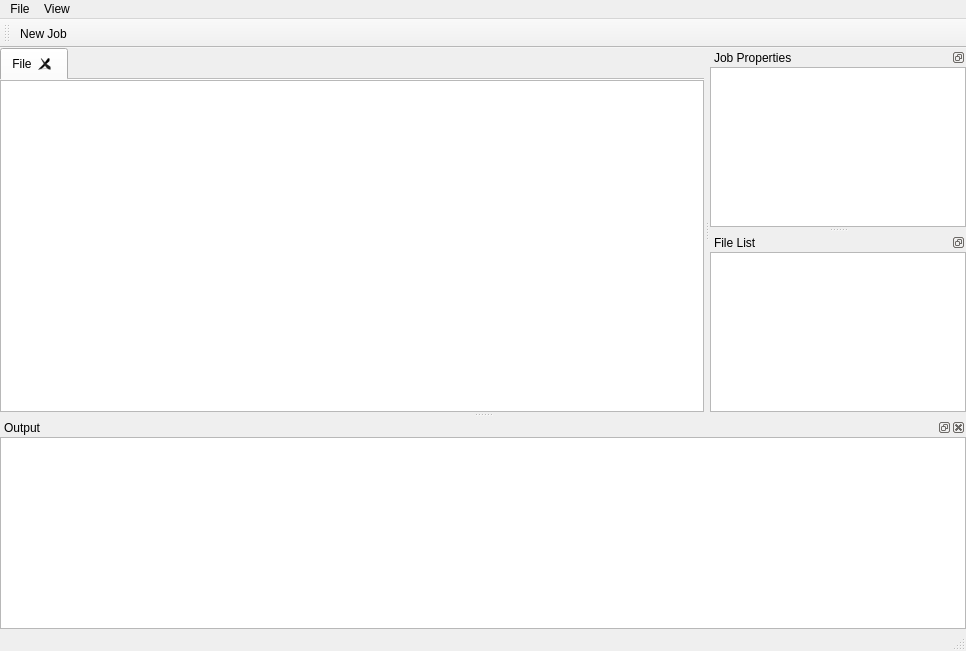
<?xml version="1.0" encoding="UTF-8"?>
<ui version="4.0">
 <class>MainWindow_MailPrep</class>
 <widget class="QMainWindow" name="MainWindow_MailPrep">
  <property name="geometry">
   <rect>
    <x>0</x>
    <y>0</y>
    <width>966</width>
    <height>651</height>
   </rect>
  </property>
  <property name="minimumSize">
   <size>
    <width>659</width>
    <height>397</height>
   </size>
  </property>
  <property name="windowTitle">
   <string>Mail Prep</string>
  </property>
  <widget class="QWidget" name="centralwidget">
   <layout class="QVBoxLayout" name="verticalLayout">
    <property name="spacing">
     <number>0</number>
    </property>
    <property name="leftMargin">
     <number>0</number>
    </property>
    <property name="topMargin">
     <number>0</number>
    </property>
    <property name="rightMargin">
     <number>0</number>
    </property>
    <property name="bottomMargin">
     <number>0</number>
    </property>
    <item>
     <widget class="QTabWidget" name="tabWidget_fileContentDisplayTabWidget">
      <property name="documentMode">
       <bool>true</bool>
      </property>
      <property name="tabsClosable">
       <bool>true</bool>
      </property>
      <property name="movable">
       <bool>true</bool>
      </property>
      <widget class="QWidget" name="tab_fileContentDisplayTab">
       <attribute name="title">
        <string>File</string>
       </attribute>
       <layout class="QVBoxLayout" name="verticalLayout_2">
        <property name="spacing">
         <number>0</number>
        </property>
        <property name="leftMargin">
         <number>0</number>
        </property>
        <property name="topMargin">
         <number>0</number>
        </property>
        <property name="rightMargin">
         <number>0</number>
        </property>
        <property name="bottomMargin">
         <number>0</number>
        </property>
        <item>
         <widget class="QTableView" name="tableView_fileContents"/>
        </item>
       </layout>
      </widget>
     </widget>
    </item>
   </layout>
  </widget>
  <widget class="QMenuBar" name="menubar">
   <property name="geometry">
    <rect>
     <x>0</x>
     <y>0</y>
     <width>966</width>
     <height>20</height>
    </rect>
   </property>
   <widget class="QMenu" name="menu_MailPrep">
    <property name="title">
     <string>File</string>
    </property>
    <addaction name="actionNewJob"/>
    <addaction name="actionClose"/>
    <addaction name="separator"/>
    <addaction name="actionExit"/>
   </widget>
   <widget class="QMenu" name="menuView">
    <property name="title">
     <string>View</string>
    </property>
    <addaction name="actionOutputToggleVisibility"/>
   </widget>
   <addaction name="menu_MailPrep"/>
   <addaction name="menuView"/>
  </widget>
  <widget class="QStatusBar" name="statusbar"/>
  <widget class="QDockWidget" name="dockWidget_jobProperties">
   <property name="floating">
    <bool>false</bool>
   </property>
   <property name="features">
    <set>QDockWidget::DockWidgetFloatable|QDockWidget::DockWidgetMovable</set>
   </property>
   <property name="allowedAreas">
    <set>Qt::LeftDockWidgetArea|Qt::RightDockWidgetArea</set>
   </property>
   <property name="windowTitle">
    <string>Job Properties</string>
   </property>
   <attribute name="dockWidgetArea">
    <number>2</number>
   </attribute>
   <widget class="QWidget" name="dockWidgetContents_jobProperties">
    <layout class="QVBoxLayout" name="verticalLayout_3">
     <property name="spacing">
      <number>0</number>
     </property>
     <property name="leftMargin">
      <number>0</number>
     </property>
     <property name="topMargin">
      <number>0</number>
     </property>
     <property name="rightMargin">
      <number>0</number>
     </property>
     <property name="bottomMargin">
      <number>0</number>
     </property>
     <item>
      <widget class="QTreeView" name="treeView_jobProperties"/>
     </item>
    </layout>
   </widget>
  </widget>
  <widget class="QToolBar" name="toolBar">
   <property name="windowTitle">
    <string>toolBar</string>
   </property>
   <attribute name="toolBarArea">
    <enum>TopToolBarArea</enum>
   </attribute>
   <attribute name="toolBarBreak">
    <bool>false</bool>
   </attribute>
   <addaction name="actionNewJob"/>
  </widget>
  <widget class="QDockWidget" name="dockWidget_output">
   <property name="enabled">
    <bool>true</bool>
   </property>
   <property name="windowTitle">
    <string>Output</string>
   </property>
   <attribute name="dockWidgetArea">
    <number>8</number>
   </attribute>
   <widget class="QWidget" name="dockWidgetContents">
    <layout class="QVBoxLayout" name="verticalLayout_4">
     <property name="spacing">
      <number>0</number>
     </property>
     <property name="leftMargin">
      <number>0</number>
     </property>
     <property name="topMargin">
      <number>0</number>
     </property>
     <property name="rightMargin">
      <number>0</number>
     </property>
     <property name="bottomMargin">
      <number>0</number>
     </property>
     <item>
      <widget class="QPlainTextEdit" name="plainTextEdit_output"/>
     </item>
    </layout>
   </widget>
  </widget>
  <widget class="QDockWidget" name="dockWidget__fileList">
   <property name="features">
    <set>QDockWidget::DockWidgetFloatable|QDockWidget::DockWidgetMovable</set>
   </property>
   <property name="allowedAreas">
    <set>Qt::LeftDockWidgetArea|Qt::RightDockWidgetArea</set>
   </property>
   <property name="windowTitle">
    <string>File List</string>
   </property>
   <attribute name="dockWidgetArea">
    <number>2</number>
   </attribute>
   <widget class="QWidget" name="dockWidgetContents_fileList">
    <layout class="QVBoxLayout" name="verticalLayout_5">
     <property name="spacing">
      <number>0</number>
     </property>
     <property name="leftMargin">
      <number>0</number>
     </property>
     <property name="topMargin">
      <number>0</number>
     </property>
     <property name="rightMargin">
      <number>0</number>
     </property>
     <property name="bottomMargin">
      <number>0</number>
     </property>
     <item>
      <widget class="QTreeView" name="treeView_fileList">
       <property name="sizePolicy">
        <sizepolicy hsizetype="Minimum" vsizetype="Expanding">
         <horstretch>0</horstretch>
         <verstretch>0</verstretch>
        </sizepolicy>
       </property>
       <property name="minimumSize">
        <size>
         <width>200</width>
         <height>0</height>
        </size>
       </property>
       <property name="baseSize">
        <size>
         <width>400</width>
         <height>0</height>
        </size>
       </property>
      </widget>
     </item>
    </layout>
   </widget>
  </widget>
  <action name="actionExit">
   <property name="text">
    <string>E&amp;xit</string>
   </property>
  </action>
  <action name="actionBrowseCustomCampus">
   <property name="text">
    <string>BrowseCustomCampus</string>
   </property>
   <property name="toolTip">
    <string>Browse Custom Campus</string>
   </property>
  </action>
  <action name="actionOpenJob">
   <property name="text">
    <string>OpenJob</string>
   </property>
   <property name="toolTip">
    <string>Create / Open Job</string>
   </property>
  </action>
  <action name="actionCloseJob">
   <property name="text">
    <string>CloseJob</string>
   </property>
   <property name="toolTip">
    <string>Close Job</string>
   </property>
   <property name="shortcut">
    <string>Ctrl+W</string>
   </property>
  </action>
  <action name="actionClose">
   <property name="enabled">
    <bool>false</bool>
   </property>
   <property name="text">
    <string>&amp;Close</string>
   </property>
  </action>
  <action name="actionAddFiles">
   <property name="text">
    <string>AddFiles</string>
   </property>
   <property name="toolTip">
    <string>Add Files</string>
   </property>
  </action>
  <action name="actionNewJob">
   <property name="text">
    <string>&amp;New Job</string>
   </property>
   <property name="toolTip">
    <string>New Job</string>
   </property>
   <property name="shortcut">
    <string>Ctrl+N</string>
   </property>
  </action>
  <action name="actionOutputToggleVisibility">
   <property name="checkable">
    <bool>true</bool>
   </property>
   <property name="text">
    <string>&amp;Output</string>
   </property>
   <property name="toolTip">
    <string>Output Toggle Visibility</string>
   </property>
  </action>
 </widget>
 <resources/>
 <connections>
  <connection>
   <sender>actionExit</sender>
   <signal>triggered()</signal>
   <receiver>MainWindow_MailPrep</receiver>
   <slot>close()</slot>
   <hints>
    <hint type="sourcelabel">
     <x>-1</x>
     <y>-1</y>
    </hint>
    <hint type="destinationlabel">
     <x>290</x>
     <y>198</y>
    </hint>
   </hints>
  </connection>
  <connection>
   <sender>actionOutputToggleVisibility</sender>
   <signal>toggled(bool)</signal>
   <receiver>dockWidget_output</receiver>
   <slot>setVisible(bool)</slot>
   <hints>
    <hint type="sourcelabel">
     <x>-1</x>
     <y>-1</y>
    </hint>
    <hint type="destinationlabel">
     <x>482</x>
     <y>554</y>
    </hint>
   </hints>
  </connection>
  <connection>
   <sender>dockWidget_output</sender>
   <signal>visibilityChanged(bool)</signal>
   <receiver>actionOutputToggleVisibility</receiver>
   <slot>setChecked(bool)</slot>
   <hints>
    <hint type="sourcelabel">
     <x>482</x>
     <y>554</y>
    </hint>
    <hint type="destinationlabel">
     <x>-1</x>
     <y>-1</y>
    </hint>
   </hints>
  </connection>
 </connections>
</ui>
